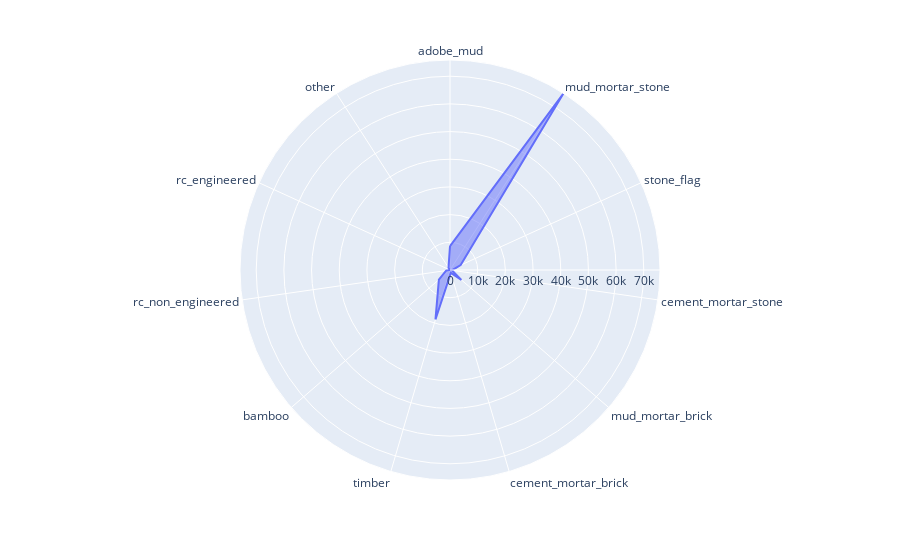

Notebook source saved alongside this figure:
### Code cell
fig = px.line_polar(radar_data, r='high', theta='superestructures', line_close=True)
fig.update_traces(fill='toself')
fig.show()

### Figure 1 — Plotly figure (JSON) as saved in the notebook; plotly's stock layout.template omitted (floating-point values rounded to 4 significant figures)
{"data": [{"fill": "toself", "hovertemplate": "high=%{r}<br>superestructures=%{theta}<extra></extra>", "legendgroup": "", "line": {"color": "#636efa", "dash": "solid"}, "mode": "lines", "name": "", "r": [8605, 75854, 4231, 675, 5440, 1089, 18621, 5314, 1410, 75, 1001, 8605], "showlegend": false, "subplot": "polar", "theta": ["adobe_mud", "mud_mortar_stone", "stone_flag", "cement_mortar_stone", "mud_mortar_brick", "cement_mortar_brick", "timber", "bamboo", "rc_non_engineered", "rc_engineered", "other", "adobe_mud"], "type": "scatterpolar"}], "layout": {"autosize": true, "legend": {"tracegroupgap": 0}, "margin": {"t": 60}, "polar": {"angularaxis": {"direction": "clockwise", "rotation": 90, "type": "category"}, "domain": {"x": [0, 1], "y": [0, 1]}, "radialaxis": {"autorange": true, "range": [0, 75854], "type": "linear"}}}}
